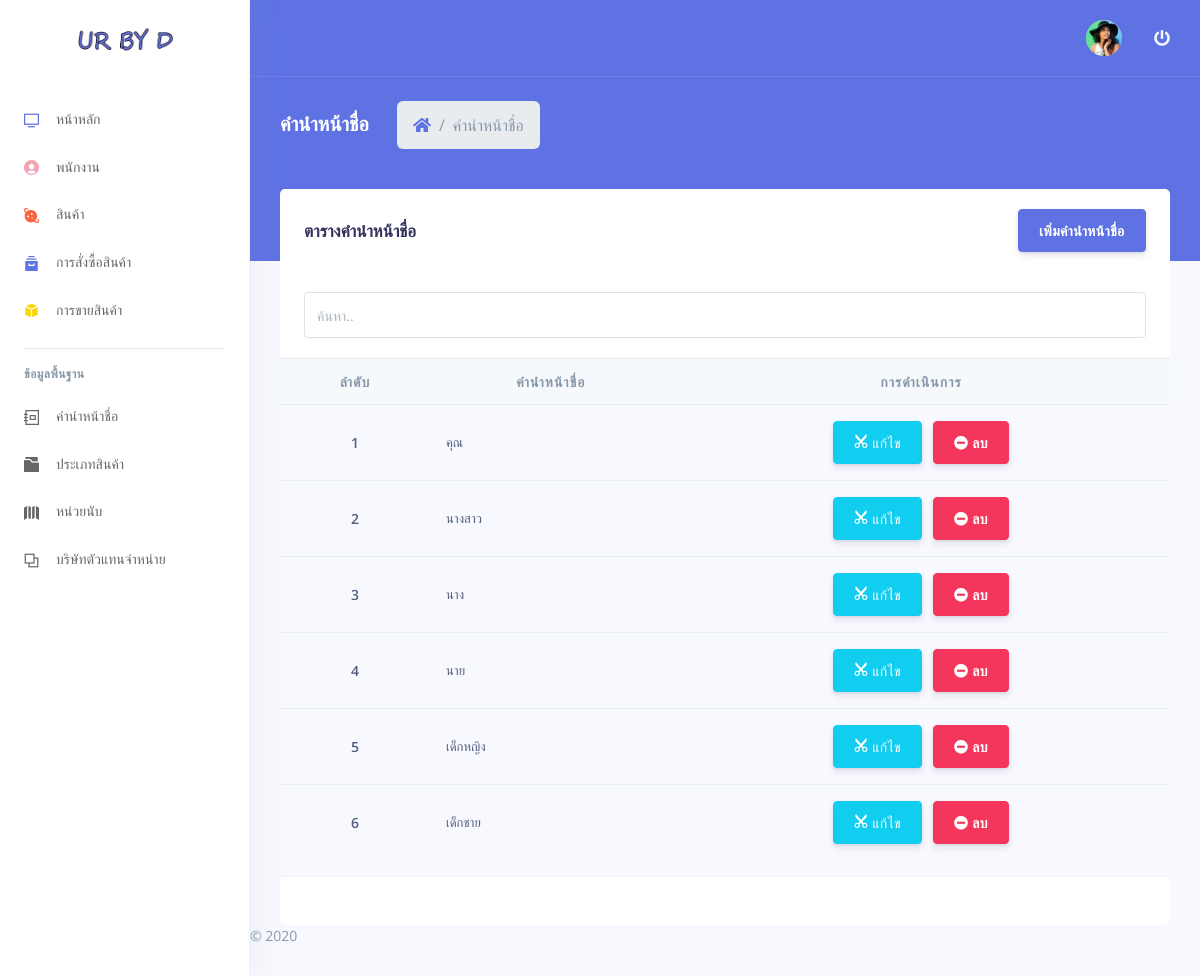
The page /staff/prefix.php on the database its author committed.
### tables this page shows
CREATE TABLE `aby_prefix` (
  `prefix_id` int(11) NOT NULL,
  `prefix_name` varchar(100) NOT NULL
);

### staff/prefix.php (the view, shortened to what this page needs)
<?php
include('header.php');
include('..\global_service\connectdb.php');
$sql = "SELECT * FROM aby_prefix ORDER BY prefix_id DESC ";
$query = mysqli_query($conn,$sql);
?>
    <div class="header bg-primary pb-6">
      <div class="container-fluid">
        <div class="header-body">
          <div class="row align-items-center py-4">
            <div class="col-lg-6 col-7">
              <h6 class="h2 text-white d-inline-block mb-0">คำนำหน้าชื่อ</h6>
              <nav aria-label="breadcrumb" class="d-none d-md-inline-block ml-md-4">
                <ol class="breadcrumb breadcrumb-links breadcrumb-dark">
                  <li class="breadcrumb-item"><a href="index.php"><i class="fas fa-home"></i></a></li>
                  <li class="breadcrumb-item active" aria-current="page">คำนำหน้าชื่อ</li>
                </ol>
              </nav>
            </div>
          </div>
        </div>
      </div>
    </div>
    <div class="container-fluid mt--6">
      <div class="row">
        <div class="col">
            <div class="card-header border-0">
              <div class="row align-items-center">
                <div class="col">
                  <h3 class="mb-0">ตารางคำนำหน้าชื่อ</h3>
                </div>
                <div class="col text-right">
                  <a href="prefix_create.php" class="btn btn-primary">เพิ่มคำนำหน้าชื่อ</a>
                </div>
              </div>
            </div>
            <div class="card-header border-0">
              <input class="form-control" id="myInput" type="text" placeholder="ค้นหา..">
            </div>
            <div class="table-responsive">
              <table class="table align-items-center table-flush">
                <thead class="thead-light">
                  <tr>
                    <th class="name mb-0 text-sm text-center" >ลำดับ</th>
                    <th class="name mb-0 text-sm text-center" >คำนำหน้าชื่อ</th>
                    <th class="name mb-0 text-sm text-center" >การดำเนินการ</th>
                  </tr>
                </thead>
                <tbody id="myTable" >
                <?php
                    $item = 1;
                    while($result=mysqli_fetch_array($query,MYSQLI_ASSOC)){
                ?>
                  <tr>
                    <th scope="row">
                      <div class="media align-items-center text-center">
                        <div class="media-body">
                          <span class="name mb-0 text-sm"><?php echo $item;?></span>
                        </div>
                      </div>
                    </th>
                    <td class="budget">
                        <?php echo $result["prefix_name"];?>
                    </td>
                    <td class="budget text-center">
                        <a  href="prefix_edit.php?prefix_id=<?php echo $result["prefix_id"] ?>" class="btn btn-info">
                        <i class="ni ni-scissors"> แก้ไข</i>
                        </a>
                        <a href="JavaScript:if(confirm('คุณต้องการลบ <?php echo $result["prefix_name"];?> หรือไม่')==true){window.location='/\UrByD/service/prefix_service.php?action=delete_prefix&prefix_id=<?php echo $result["prefix_id"] ?>';}" class="btn btn-danger" ><i class="fa fa-minus-circle"> ลบ</i></a>
                    </td>
                  </tr>
                <?php
                  $item++;
                    }
                ?>
                </tbody>
              </table>
            </div>
            <div class="card-footer py-4">
            </div>
          </div>
        </div>
      </div>
<?php include('footer.php');?>

### rows shown on the page
aby_prefix: prefix_name "คุณ"
aby_prefix: prefix_name "นางสาว"
aby_prefix: prefix_name "นาง"
aby_prefix: prefix_name "นาย"
aby_prefix: prefix_name "เด็กหญิง"
aby_prefix: prefix_name "เด็กชาย"
